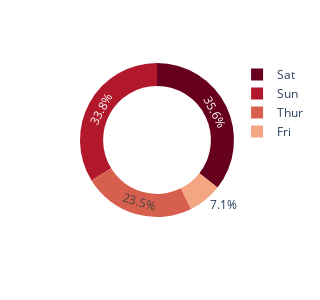

The code cell stored with this chart in its notebook:
### Code cell
df = px.data.tips()
fig = px.pie(df, values='tip', names='day', hole=0.7,color_discrete_sequence=px.colors.sequential.RdBu,height=300,width=300)
fig.show()

### Figure 1 — Plotly figure (JSON) as saved in the notebook; plotly's stock layout.template omitted (floating-point values rounded to 4 significant figures; data arrays with more than 128 entries replaced by an {"elided": "..."} marker saying what was removed)
{"data": [{"domain": {"x": [0, 1], "y": [0, 1]}, "hole": 0.7, "hovertemplate": "day=%{label}<br>tip=%{value}<extra></extra>", "labels": {"elided": "244 str values"}, "legendgroup": "", "name": "", "showlegend": true, "type": "pie", "values": {"elided": "244 float values"}}], "layout": {"height": 300, "legend": {"tracegroupgap": 0}, "margin": {"t": 60}, "piecolorway": ["rgb(103,0,31)", "rgb(178,24,43)", "rgb(214,96,77)", "rgb(244,165,130)", "rgb(253,219,199)", "rgb(247,247,247)", "rgb(209,229,240)", "rgb(146,197,222)", "rgb(67,147,195)", "rgb(33,102,172)", "rgb(5,48,97)"], "width": 300}}
